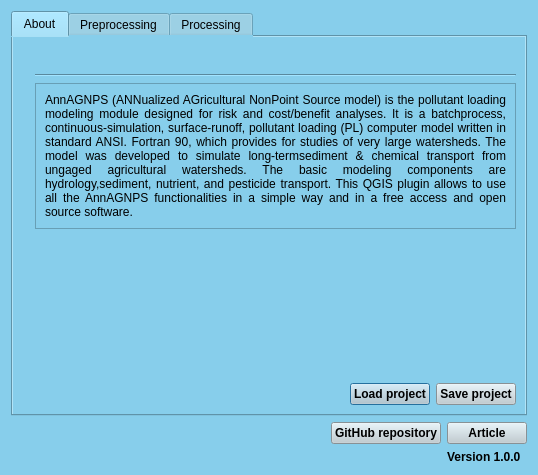
<?xml version="1.0" encoding="UTF-8"?>
<ui version="4.0">
 <class>EphemeralGullyDialogBase</class>
 <widget class="QDialog" name="EphemeralGullyDialogBase">
  <property name="geometry">
   <rect>
    <x>0</x>
    <y>0</y>
    <width>538</width>
    <height>475</height>
   </rect>
  </property>
  <property name="windowTitle">
   <string>QAnnAGNPS Simulation</string>
  </property>
  <property name="styleSheet">
   <string notr="true">/* Background color for main window*/
background-color: #87CEEB


</string>
  </property>
  <layout class="QGridLayout" name="gridLayout_2">
   <item row="1" column="4">
    <widget class="QLabel" name="label_15">
     <property name="text">
      <string/>
     </property>
    </widget>
   </item>
   <item row="1" column="0" rowspan="2">
    <widget class="QLabel" name="upna_label">
     <property name="text">
      <string/>
     </property>
    </widget>
   </item>
   <item row="1" column="3">
    <widget class="QLabel" name="label_99">
     <property name="text">
      <string/>
     </property>
    </widget>
   </item>
   <item row="2" column="8">
    <widget class="QLabel" name="label_6">
     <property name="font">
      <font>
       <weight>75</weight>
       <bold>true</bold>
      </font>
     </property>
     <property name="text">
      <string>Version 1.0.0</string>
     </property>
    </widget>
   </item>
   <item row="1" column="1" rowspan="2">
    <widget class="QLabel" name="usda_label">
     <property name="text">
      <string/>
     </property>
    </widget>
   </item>
   <item row="1" column="5">
    <widget class="QLabel" name="label_11">
     <property name="text">
      <string/>
     </property>
    </widget>
   </item>
   <item row="0" column="0" colspan="9">
    <widget class="QTabWidget" name="tabWidget">
     <property name="currentIndex">
      <number>0</number>
     </property>
     <widget class="QWidget" name="tab">
      <attribute name="title">
       <string>About</string>
      </attribute>
      <layout class="QGridLayout" name="gridLayout_12">
       <item row="0" column="0">
        <layout class="QVBoxLayout" name="verticalLayout_6">
         <item>
          <layout class="QVBoxLayout" name="verticalLayout_2">
           <item>
            <layout class="QHBoxLayout" name="horizontalLayout_2">
             <item>
              <layout class="QHBoxLayout" name="horizontalLayout_16">
               <item>
                <widget class="QLabel" name="plugin_label">
                 <property name="text">
                  <string/>
                 </property>
                </widget>
               </item>
              </layout>
             </item>
             <item>
              <layout class="QVBoxLayout" name="verticalLayout">
               <item>
                <widget class="QLabel" name="label_7">
                 <property name="font">
                  <font>
                   <pointsize>14</pointsize>
                   <weight>75</weight>
                   <bold>true</bold>
                  </font>
                 </property>
                 <property name="text">
                  <string/>
                 </property>
                 <property name="alignment">
                  <set>Qt::AlignCenter</set>
                 </property>
                </widget>
               </item>
               <item>
                <widget class="Line" name="line_4">
                 <property name="orientation">
                  <enum>Qt::Horizontal</enum>
                 </property>
                </widget>
               </item>
               <item>
                <widget class="QFrame" name="frame_3">
                 <property name="styleSheet">
                  <string notr="true"/>
                 </property>
                 <property name="frameShape">
                  <enum>QFrame::StyledPanel</enum>
                 </property>
                 <property name="frameShadow">
                  <enum>QFrame::Raised</enum>
                 </property>
                 <layout class="QGridLayout" name="gridLayout_5">
                  <item row="0" column="0">
                   <widget class="QLabel" name="label_10">
                    <property name="text">
                     <string>AnnAGNPS (ANNualized AGricultural NonPoint Source model) is the pollutant loading modeling module designed for risk and cost/benefit analyses. It is a batchprocess, continuous-simulation, surface-runoff, pollutant loading (PL) computer model written in standard ANSI. Fortran 90, which provides for studies of very large watersheds. The model was developed to simulate long-termsediment &amp; chemical transport from ungaged agricultural watersheds. The basic modeling components are hydrology,sediment, nutrient, and pesticide transport. This QGIS plugin allows to use all the AnnAGNPS functionalities in a simple way and in a free access and open source software.</string>
                    </property>
                    <property name="alignment">
                     <set>Qt::AlignJustify|Qt::AlignVCenter</set>
                    </property>
                    <property name="wordWrap">
                     <bool>true</bool>
                    </property>
                   </widget>
                  </item>
                 </layout>
                </widget>
               </item>
              </layout>
             </item>
            </layout>
           </item>
           <item>
            <layout class="QHBoxLayout" name="horizontalLayout_17">
             <item>
              <widget class="QFrame" name="frame_4">
               <property name="frameShape">
                <enum>QFrame::NoFrame</enum>
               </property>
               <property name="frameShadow">
                <enum>QFrame::Raised</enum>
               </property>
               <layout class="QGridLayout" name="gridLayout_6"/>
              </widget>
             </item>
            </layout>
           </item>
          </layout>
         </item>
         <item>
          <layout class="QHBoxLayout" name="horizontalLayout_18">
           <item>
            <spacer name="horizontalSpacer_2">
             <property name="orientation">
              <enum>Qt::Horizontal</enum>
             </property>
             <property name="sizeHint" stdset="0">
              <size>
               <width>40</width>
               <height>20</height>
              </size>
             </property>
            </spacer>
           </item>
           <item>
            <widget class="QPushButton" name="pb_load">
             <property name="font">
              <font>
               <weight>75</weight>
               <bold>true</bold>
              </font>
             </property>
             <property name="styleSheet">
              <string notr="true">QPushButton {
    background-color: #becbd1;
    color: black;
}

QPushButton:hover {
    color: white;
}</string>
             </property>
             <property name="text">
              <string>Load project</string>
             </property>
            </widget>
           </item>
           <item>
            <widget class="QPushButton" name="pb_save">
             <property name="font">
              <font>
               <weight>75</weight>
               <bold>true</bold>
              </font>
             </property>
             <property name="styleSheet">
              <string notr="true">QPushButton {
    background-color: #becbd1;
    color: black;
}

QPushButton:hover {
    color: white;
}</string>
             </property>
             <property name="text">
              <string>Save project</string>
             </property>
            </widget>
           </item>
          </layout>
         </item>
        </layout>
       </item>
      </layout>
     </widget>
     <widget class="QWidget" name="tab_2">
      <attribute name="title">
       <string>Preprocessing</string>
      </attribute>
      <layout class="QGridLayout" name="gridLayout_10">
       <item row="0" column="0">
        <widget class="QScrollArea" name="scrollArea_2">
         <property name="frameShape">
          <enum>QFrame::NoFrame</enum>
         </property>
         <property name="widgetResizable">
          <bool>true</bool>
         </property>
         <widget class="QWidget" name="scrollAreaWidgetContents_2">
          <property name="geometry">
           <rect>
            <x>0</x>
            <y>0</y>
            <width>479</width>
            <height>538</height>
           </rect>
          </property>
          <layout class="QGridLayout" name="gridLayout">
           <item row="0" column="0">
            <widget class="QFrame" name="frame_10">
             <property name="minimumSize">
              <size>
               <width>305</width>
               <height>520</height>
              </size>
             </property>
             <property name="frameShape">
              <enum>QFrame::StyledPanel</enum>
             </property>
             <property name="frameShadow">
              <enum>QFrame::Raised</enum>
             </property>
             <widget class="QWidget" name="layoutWidget">
              <property name="geometry">
               <rect>
                <x>11</x>
                <y>11</y>
                <width>261</width>
                <height>508</height>
               </rect>
              </property>
              <layout class="QVBoxLayout" name="verticalLayout_10">
               <item>
                <layout class="QVBoxLayout" name="verticalLayout_7">
                 <item>
                  <widget class="QLabel" name="label_16">
                   <property name="font">
                    <font>
                     <pointsize>12</pointsize>
                     <weight>75</weight>
                     <bold>true</bold>
                    </font>
                   </property>
                   <property name="text">
                    <string>Input Rasters</string>
                   </property>
                  </widget>
                 </item>
                 <item>
                  <widget class="Line" name="line_2">
                   <property name="styleSheet">
                    <string notr="true"/>
                   </property>
                   <property name="orientation">
                    <enum>Qt::Horizontal</enum>
                   </property>
                  </widget>
                 </item>
                 <item>
                  <layout class="QVBoxLayout" name="verticalLayout_4">
                   <item>
                    <layout class="QHBoxLayout" name="horizontalLayout_3">
                     <item>
                      <widget class="QLabel" name="label">
                       <property name="font">
                        <font>
                         <family>MS Shell Dlg 2</family>
                         <pointsize>8</pointsize>
                         <weight>75</weight>
                         <bold>true</bold>
                        </font>
                       </property>
                       <property name="text">
                        <string>DEM raster                         </string>
                       </property>
                      </widget>
                     </item>
                     <item>
                      <widget class="QComboBox" name="comboBox">
                       <property name="minimumSize">
                        <size>
                         <width>110</width>
                         <height>0</height>
                        </size>
                       </property>
                       <property name="maximumSize">
                        <size>
                         <width>110</width>
                         <height>16777215</height>
                        </size>
                       </property>
                       <property name="styleSheet">
                        <string notr="true">background-color: #becbd1;</string>
                       </property>
                      </widget>
                     </item>
                    </layout>
                   </item>
                   <item>
                    <layout class="QHBoxLayout" name="horizontalLayout_8">
                     <item>
                      <widget class="QLabel" name="label_13">
                       <property name="font">
                        <font>
                         <weight>75</weight>
                         <bold>true</bold>
                        </font>
                       </property>
                       <property name="text">
                        <string>Buffer                                  </string>
                       </property>
                      </widget>
                     </item>
                     <item>
                      <widget class="QComboBox" name="comboBox_2">
                       <property name="minimumSize">
                        <size>
                         <width>110</width>
                         <height>0</height>
                        </size>
                       </property>
                       <property name="maximumSize">
                        <size>
                         <width>110</width>
                         <height>16777215</height>
                        </size>
                       </property>
                       <property name="styleSheet">
                        <string notr="true">background-color: #becbd1;</string>
                       </property>
                      </widget>
                     </item>
                    </layout>
                   </item>
                   <item>
                    <layout class="QHBoxLayout" name="horizontalLayout_9">
                     <item>
                      <widget class="QLabel" name="label_14">
                       <property name="font">
                        <font>
                         <weight>75</weight>
                         <bold>true</bold>
                        </font>
                       </property>
                       <property name="text">
                        <string>Vegetation                         </string>
                       </property>
                      </widget>
                     </item>
                     <item>
                      <widget class="QComboBox" name="comboBox_3">
                       <property name="minimumSize">
                        <size>
                         <width>110</width>
                         <height>0</height>
                        </size>
                       </property>
                       <property name="maximumSize">
                        <size>
                         <width>110</width>
                         <height>16777215</height>
                        </size>
                       </property>
                       <property name="styleSheet">
                        <string notr="true">background-color: #becbd1;</string>
                       </property>
                      </widget>
                     </item>
                    </layout>
                   </item>
                  </layout>
                 </item>
                </layout>
               </item>
               <item>
                <layout class="QVBoxLayout" name="verticalLayout_9">
                 <item>
                  <widget class="QLabel" name="label_29">
                   <property name="font">
                    <font>
                     <pointsize>12</pointsize>
                     <weight>75</weight>
                     <bold>true</bold>
                    </font>
                   </property>
                   <property name="text">
                    <string>Control files</string>
                   </property>
                  </widget>
                 </item>
                 <item>
                  <widget class="Line" name="line_5">
                   <property name="orientation">
                    <enum>Qt::Horizontal</enum>
                   </property>
                  </widget>
                 </item>
                 <item>
                  <layout class="QHBoxLayout" name="horizontalLayout_20">
                   <item>
                    <widget class="QLabel" name="label_42">
                     <property name="font">
                      <font>
                       <weight>75</weight>
                       <bold>true</bold>
                      </font>
                     </property>
                     <property name="text">
                      <string>Modify Control Files</string>
                     </property>
                    </widget>
                   </item>
                   <item>
                    <widget class="QPushButton" name="pbControl">
                     <property name="font">
                      <font>
                       <weight>75</weight>
                       <bold>true</bold>
                      </font>
                     </property>
                     <property name="styleSheet">
                      <string notr="true">QPushButton {
    background-color: #becbd1;
    color: black;
}

QPushButton:hover {
    color: white;
}</string>
                     </property>
                     <property name="text">
                      <string/>
                     </property>
                    </widget>
                   </item>
                   <item>
                    <spacer name="horizontalSpacer_8">
                     <property name="orientation">
                      <enum>Qt::Horizontal</enum>
                     </property>
                     <property name="sizeHint" stdset="0">
                      <size>
                       <width>40</width>
                       <height>20</height>
                      </size>
                     </property>
                    </spacer>
                   </item>
                  </layout>
                 </item>
                 <item>
                  <widget class="QCheckBox" name="checkBox_2">
                   <property name="font">
                    <font>
                     <weight>75</weight>
                     <bold>true</bold>
                    </font>
                   </property>
                   <property name="styleSheet">
                    <string notr="true">QCheckBox::hover{color:white}

QCheckBox::indicator:unchecked {
    background-color: white;
	border: 1px solid black
}
</string>
                   </property>
                   <property name="text">
                    <string>Add Outlet in canvas</string>
                   </property>
                  </widget>
                 </item>
                </layout>
               </item>
               <item>
                <layout class="QVBoxLayout" name="verticalLayout_8">
                 <item>
                  <widget class="QLabel" name="label_17">
                   <property name="font">
                    <font>
                     <pointsize>12</pointsize>
                     <weight>75</weight>
                     <bold>true</bold>
                    </font>
                   </property>
                   <property name="text">
                    <string>Soil type and management</string>
                   </property>
                  </widget>
                 </item>
                 <item>
                  <widget class="Line" name="line_3">
                   <property name="orientation">
                    <enum>Qt::Horizontal</enum>
                   </property>
                  </widget>
                 </item>
                 <item>
                  <layout class="QVBoxLayout" name="verticalLayout_3">
                   <item>
                    <layout class="QHBoxLayout" name="horizontalLayout_4">
                     <item>
                      <widget class="QLabel" name="label_2">
                       <property name="font">
                        <font>
                         <pointsize>8</pointsize>
                         <weight>75</weight>
                         <bold>true</bold>
                        </font>
                       </property>
                       <property name="text">
                        <string>Soil map                             </string>
                       </property>
                      </widget>
                     </item>
                     <item>
                      <widget class="QComboBox" name="cbSoil">
                       <property name="minimumSize">
                        <size>
                         <width>110</width>
                         <height>0</height>
                        </size>
                       </property>
                       <property name="maximumSize">
                        <size>
                         <width>110</width>
                         <height>16777215</height>
                        </size>
                       </property>
                       <property name="styleSheet">
                        <string notr="true">background-color: #becbd1;</string>
                       </property>
                      </widget>
                     </item>
                    </layout>
                   </item>
                   <item>
                    <layout class="QHBoxLayout" name="horizontalLayout_5">
                     <item>
                      <widget class="QLabel" name="label_4">
                       <property name="font">
                        <font>
                         <pointsize>8</pointsize>
                         <weight>75</weight>
                         <bold>true</bold>
                        </font>
                       </property>
                       <property name="text">
                        <string>Column of soil                   </string>
                       </property>
                      </widget>
                     </item>
                     <item>
                      <widget class="QComboBox" name="cbColumnSoil">
                       <property name="minimumSize">
                        <size>
                         <width>110</width>
                         <height>0</height>
                        </size>
                       </property>
                       <property name="maximumSize">
                        <size>
                         <width>110</width>
                         <height>16777215</height>
                        </size>
                       </property>
                       <property name="styleSheet">
                        <string notr="true">background-color: #becbd1;</string>
                       </property>
                      </widget>
                     </item>
                    </layout>
                   </item>
                   <item>
                    <layout class="QHBoxLayout" name="horizontalLayout_6">
                     <item>
                      <widget class="QLabel" name="label_3">
                       <property name="font">
                        <font>
                         <pointsize>8</pointsize>
                         <weight>75</weight>
                         <bold>true</bold>
                        </font>
                       </property>
                       <property name="text">
                        <string>Management map           </string>
                       </property>
                      </widget>
                     </item>
                     <item>
                      <widget class="QComboBox" name="cbMan">
                       <property name="minimumSize">
                        <size>
                         <width>110</width>
                         <height>0</height>
                        </size>
                       </property>
                       <property name="maximumSize">
                        <size>
                         <width>110</width>
                         <height>16777215</height>
                        </size>
                       </property>
                       <property name="styleSheet">
                        <string notr="true">background-color: #becbd1;</string>
                       </property>
                      </widget>
                     </item>
                    </layout>
                   </item>
                   <item>
                    <layout class="QHBoxLayout" name="horizontalLayout_7">
                     <item>
                      <widget class="QLabel" name="label_5">
                       <property name="font">
                        <font>
                         <pointsize>8</pointsize>
                         <weight>75</weight>
                         <bold>true</bold>
                        </font>
                       </property>
                       <property name="text">
                        <string>Column of management</string>
                       </property>
                      </widget>
                     </item>
                     <item>
                      <widget class="QComboBox" name="cbColumnMan">
                       <property name="minimumSize">
                        <size>
                         <width>110</width>
                         <height>0</height>
                        </size>
                       </property>
                       <property name="maximumSize">
                        <size>
                         <width>110</width>
                         <height>16777215</height>
                        </size>
                       </property>
                       <property name="styleSheet">
                        <string notr="true">background-color: #becbd1;</string>
                       </property>
                      </widget>
                     </item>
                    </layout>
                   </item>
                   <item>
                    <layout class="QHBoxLayout" name="horizontalLayout_10">
                     <item>
                      <widget class="QLabel" name="label_8">
                       <property name="font">
                        <font>
                         <weight>75</weight>
                         <bold>true</bold>
                        </font>
                       </property>
                       <property name="text">
                        <string>Unique soil type               </string>
                       </property>
                      </widget>
                     </item>
                     <item>
                      <widget class="QLineEdit" name="lineEdit">
                       <property name="minimumSize">
                        <size>
                         <width>110</width>
                         <height>0</height>
                        </size>
                       </property>
                       <property name="maximumSize">
                        <size>
                         <width>110</width>
                         <height>16777215</height>
                        </size>
                       </property>
                       <property name="styleSheet">
                        <string notr="true">background-color: white;</string>
                       </property>
                      </widget>
                     </item>
                    </layout>
                   </item>
                   <item>
                    <layout class="QHBoxLayout" name="horizontalLayout_11">
                     <item>
                      <widget class="QLabel" name="label_9">
                       <property name="font">
                        <font>
                         <weight>75</weight>
                         <bold>true</bold>
                        </font>
                       </property>
                       <property name="text">
                        <string>Unique landuse                </string>
                       </property>
                      </widget>
                     </item>
                     <item>
                      <widget class="QLineEdit" name="lineEdit_2">
                       <property name="minimumSize">
                        <size>
                         <width>110</width>
                         <height>0</height>
                        </size>
                       </property>
                       <property name="maximumSize">
                        <size>
                         <width>110</width>
                         <height>16777215</height>
                        </size>
                       </property>
                       <property name="styleSheet">
                        <string notr="true">background-color: white;</string>
                       </property>
                       <property name="text">
                        <string/>
                       </property>
                      </widget>
                     </item>
                    </layout>
                   </item>
                   <item>
                    <layout class="QVBoxLayout" name="verticalLayout_12">
                     <item>
                      <widget class="QLabel" name="label_30">
                       <property name="font">
                        <font>
                         <pointsize>12</pointsize>
                         <weight>75</weight>
                         <bold>true</bold>
                        </font>
                       </property>
                       <property name="text">
                        <string>Execution</string>
                       </property>
                      </widget>
                     </item>
                     <item>
                      <widget class="Line" name="line_6">
                       <property name="orientation">
                        <enum>Qt::Horizontal</enum>
                       </property>
                      </widget>
                     </item>
                     <item>
                      <widget class="QCheckBox" name="cbTop">
                       <property name="font">
                        <font>
                         <weight>75</weight>
                         <bold>true</bold>
                        </font>
                       </property>
                       <property name="styleSheet">
                        <string notr="true">QCheckBox::hover{color:white}

QCheckBox::indicator:unchecked {
    background-color: white;
	border: 1px solid black
}</string>
                       </property>
                       <property name="text">
                        <string>Execute TopAGNPS</string>
                       </property>
                      </widget>
                     </item>
                     <item>
                      <layout class="QHBoxLayout" name="horizontalLayout_15">
                       <item>
                        <spacer name="horizontalSpacer_5">
                         <property name="orientation">
                          <enum>Qt::Horizontal</enum>
                         </property>
                         <property name="sizeHint" stdset="0">
                          <size>
                           <width>40</width>
                           <height>20</height>
                          </size>
                         </property>
                        </spacer>
                       </item>
                       <item>
                        <widget class="QPushButton" name="pushButton_6">
                         <property name="styleSheet">
                          <string notr="true">background-color: #becbd1;</string>
                         </property>
                         <property name="text">
                          <string>OK</string>
                         </property>
                        </widget>
                       </item>
                       <item>
                        <widget class="QPushButton" name="pushButton_7">
                         <property name="styleSheet">
                          <string notr="true">background-color: #becbd1;</string>
                         </property>
                         <property name="text">
                          <string>Cancel</string>
                         </property>
                        </widget>
                       </item>
                      </layout>
                     </item>
                     <item>
                      <spacer name="verticalSpacer_6">
                       <property name="orientation">
                        <enum>Qt::Vertical</enum>
                       </property>
                       <property name="sizeHint" stdset="0">
                        <size>
                         <width>20</width>
                         <height>40</height>
                        </size>
                       </property>
                      </spacer>
                     </item>
                    </layout>
                   </item>
                  </layout>
                 </item>
                </layout>
               </item>
              </layout>
             </widget>
            </widget>
           </item>
           <item row="0" column="1">
            <widget class="QFrame" name="frame_5">
             <property name="frameShape">
              <enum>QFrame::StyledPanel</enum>
             </property>
             <property name="frameShadow">
              <enum>QFrame::Raised</enum>
             </property>
             <layout class="QGridLayout" name="gridLayout_9">
              <item row="3" column="1">
               <spacer name="verticalSpacer">
                <property name="orientation">
                 <enum>Qt::Vertical</enum>
                </property>
                <property name="sizeHint" stdset="0">
                 <size>
                  <width>20</width>
                  <height>40</height>
                 </size>
                </property>
               </spacer>
              </item>
              <item row="1" column="1">
               <widget class="Line" name="line_7">
                <property name="orientation">
                 <enum>Qt::Horizontal</enum>
                </property>
               </widget>
              </item>
              <item row="2" column="2">
               <spacer name="horizontalSpacer_3">
                <property name="orientation">
                 <enum>Qt::Horizontal</enum>
                </property>
                <property name="sizeHint" stdset="0">
                 <size>
                  <width>40</width>
                  <height>20</height>
                 </size>
                </property>
               </spacer>
              </item>
              <item row="0" column="1">
               <widget class="QLabel" name="label_31">
                <property name="font">
                 <font>
                  <weight>75</weight>
                  <bold>true</bold>
                 </font>
                </property>
                <property name="text">
                 <string>TopAGNPS input data</string>
                </property>
               </widget>
              </item>
              <item row="2" column="1">
               <widget class="QLabel" name="label_32">
                <property name="text">
                 <string>In this section the necessary data for the execution of TopAGNPS will be entered. First, add the raster layers to be processed by TopAGNPS. Then there is the option to modify the Control Files and to add the outlet of the basin in the QGIS canvas. Once the execution of TopAGNPS is finished, the soil type and soil management will be added. To do this, the layers that contain it will be chosen. In case these data do not vary spatially, a single value of the soil type and a single value of the soil management can be chosen. Finally there is the option to choose whether to run TopAGNPS or not. </string>
                </property>
                <property name="alignment">
                 <set>Qt::AlignJustify|Qt::AlignVCenter</set>
                </property>
                <property name="wordWrap">
                 <bool>true</bool>
                </property>
               </widget>
              </item>
             </layout>
            </widget>
           </item>
          </layout>
         </widget>
        </widget>
       </item>
      </layout>
     </widget>
     <widget class="QWidget" name="tab_3">
      <attribute name="title">
       <string>Processing</string>
      </attribute>
      <layout class="QGridLayout" name="gridLayout_7">
       <item row="0" column="0">
        <widget class="QScrollArea" name="scrollArea">
         <property name="frameShape">
          <enum>QFrame::NoFrame</enum>
         </property>
         <property name="widgetResizable">
          <bool>true</bool>
         </property>
         <widget class="QWidget" name="scrollAreaWidgetContents">
          <property name="geometry">
           <rect>
            <x>0</x>
            <y>0</y>
            <width>496</width>
            <height>365</height>
           </rect>
          </property>
          <layout class="QGridLayout" name="gridLayout_3">
           <item row="0" column="0">
            <widget class="QFrame" name="frame_6">
             <property name="minimumSize">
              <size>
               <width>305</width>
               <height>0</height>
              </size>
             </property>
             <property name="frameShape">
              <enum>QFrame::StyledPanel</enum>
             </property>
             <property name="frameShadow">
              <enum>QFrame::Raised</enum>
             </property>
             <layout class="QGridLayout" name="gridLayout_8">
              <item row="0" column="0">
               <layout class="QVBoxLayout" name="verticalLayout_14">
                <item>
                 <layout class="QVBoxLayout" name="verticalLayout_5">
                  <item>
                   <widget class="QLabel" name="label_36">
                    <property name="font">
                     <font>
                      <pointsize>12</pointsize>
                      <weight>75</weight>
                      <bold>true</bold>
                     </font>
                    </property>
                    <property name="text">
                     <string>Input Files</string>
                    </property>
                   </widget>
                  </item>
                  <item>
                   <widget class="Line" name="line_11">
                    <property name="orientation">
                     <enum>Qt::Horizontal</enum>
                    </property>
                   </widget>
                  </item>
                  <item>
                   <layout class="QHBoxLayout" name="horizontalLayout_12">
                    <item>
                     <widget class="QLabel" name="label_18">
                      <property name="font">
                       <font>
                        <weight>75</weight>
                        <bold>true</bold>
                       </font>
                      </property>
                      <property name="text">
                       <string>Set AnnAGNPS Input Files</string>
                      </property>
                     </widget>
                    </item>
                    <item>
                     <widget class="QPushButton" name="pb_ann">
                      <property name="styleSheet">
                       <string notr="true">QPushButton {
    background-color: #becbd1;
    color: black;
}

QPushButton:hover {
    color: white;
}</string>
                      </property>
                      <property name="text">
                       <string/>
                      </property>
                     </widget>
                    </item>
                    <item>
                     <spacer name="horizontalSpacer_4">
                      <property name="orientation">
                       <enum>Qt::Horizontal</enum>
                      </property>
                      <property name="sizeHint" stdset="0">
                       <size>
                        <width>40</width>
                        <height>20</height>
                       </size>
                      </property>
                     </spacer>
                    </item>
                   </layout>
                  </item>
                 </layout>
                </item>
                <item>
                 <layout class="QVBoxLayout" name="verticalLayout_11">
                  <item>
                   <widget class="QLabel" name="label_37">
                    <property name="font">
                     <font>
                      <pointsize>12</pointsize>
                      <weight>75</weight>
                      <bold>true</bold>
                     </font>
                    </property>
                    <property name="text">
                     <string>Execution</string>
                    </property>
                   </widget>
                  </item>
                  <item>
                   <widget class="Line" name="line_12">
                    <property name="orientation">
                     <enum>Qt::Horizontal</enum>
                    </property>
                   </widget>
                  </item>
                  <item>
                   <widget class="QCheckBox" name="cbAnn">
                    <property name="font">
                     <font>
                      <weight>75</weight>
                      <bold>true</bold>
                     </font>
                    </property>
                    <property name="styleSheet">
                     <string notr="true">QCheckBox::hover{color:white}

QCheckBox::indicator:unchecked {
    background-color: white;
	border: 1px solid black
}</string>
                    </property>
                    <property name="text">
                     <string>Execute AnnAGNPS</string>
                    </property>
                   </widget>
                  </item>
                  <item>
                   <layout class="QHBoxLayout" name="horizontalLayout_14">
                    <item>
                     <spacer name="horizontalSpacer">
                      <property name="orientation">
                       <enum>Qt::Horizontal</enum>
                      </property>
                      <property name="sizeHint" stdset="0">
                       <size>
                        <width>40</width>
                        <height>20</height>
                       </size>
                      </property>
                     </spacer>
                    </item>
                    <item>
                     <widget class="QPushButton" name="pushButton_4">
                      <property name="styleSheet">
                       <string notr="true">background-color: #becbd1;</string>
                      </property>
                      <property name="text">
                       <string>OK</string>
                      </property>
                     </widget>
                    </item>
                    <item>
                     <widget class="QPushButton" name="pushButton_5">
                      <property name="styleSheet">
                       <string notr="true">background-color: #becbd1;</string>
                      </property>
                      <property name="text">
                       <string>Cancel</string>
                      </property>
                     </widget>
                    </item>
                   </layout>
                  </item>
                 </layout>
                </item>
                <item>
                 <spacer name="verticalSpacer_2">
                  <property name="orientation">
                   <enum>Qt::Vertical</enum>
                  </property>
                  <property name="sizeHint" stdset="0">
                   <size>
                    <width>20</width>
                    <height>40</height>
                   </size>
                  </property>
                 </spacer>
                </item>
               </layout>
              </item>
             </layout>
            </widget>
           </item>
           <item row="0" column="1">
            <widget class="QFrame" name="frame">
             <property name="frameShape">
              <enum>QFrame::StyledPanel</enum>
             </property>
             <property name="frameShadow">
              <enum>QFrame::Raised</enum>
             </property>
             <layout class="QGridLayout" name="gridLayout_14">
              <item row="1" column="0">
               <widget class="Line" name="line_9">
                <property name="orientation">
                 <enum>Qt::Horizontal</enum>
                </property>
               </widget>
              </item>
              <item row="2" column="0">
               <widget class="QLabel" name="label_34">
                <property name="text">
                 <string>In this section the input data required for the execution of AnnAGNPS will be selected. First there is the option to select the AnnAGNPS input data and then there is the option to choose whether to run AnnAGNPS or not. </string>
                </property>
                <property name="alignment">
                 <set>Qt::AlignJustify|Qt::AlignVCenter</set>
                </property>
                <property name="wordWrap">
                 <bool>true</bool>
                </property>
               </widget>
              </item>
              <item row="0" column="0">
               <widget class="QLabel" name="label_33">
                <property name="font">
                 <font>
                  <weight>75</weight>
                  <bold>true</bold>
                 </font>
                </property>
                <property name="text">
                 <string>AnnAGNPS input data</string>
                </property>
               </widget>
              </item>
              <item row="3" column="0">
               <spacer name="verticalSpacer_3">
                <property name="orientation">
                 <enum>Qt::Vertical</enum>
                </property>
                <property name="sizeHint" stdset="0">
                 <size>
                  <width>20</width>
                  <height>40</height>
                 </size>
                </property>
               </spacer>
              </item>
             </layout>
            </widget>
           </item>
          </layout>
         </widget>
        </widget>
       </item>
      </layout>
     </widget>
    </widget>
   </item>
   <item row="1" column="8">
    <widget class="QPushButton" name="article">
     <property name="font">
      <font>
       <weight>75</weight>
       <bold>true</bold>
      </font>
     </property>
     <property name="styleSheet">
      <string notr="true">QPushButton {
    background-color: #becbd1;
    color: black;
}

QPushButton:hover {
    color: white;
}</string>
     </property>
     <property name="text">
      <string>Article</string>
     </property>
    </widget>
   </item>
   <item row="1" column="7">
    <widget class="QPushButton" name="pg_github">
     <property name="font">
      <font>
       <weight>75</weight>
       <bold>true</bold>
      </font>
     </property>
     <property name="styleSheet">
      <string notr="true">QPushButton {
    background-color: #becbd1;
    color: black;
}

QPushButton:hover {
    color: white;
}</string>
     </property>
     <property name="text">
      <string>GitHub repository</string>
     </property>
    </widget>
   </item>
  </layout>
  <zorder>upna_label</zorder>
  <zorder>tabWidget</zorder>
  <zorder>label_6</zorder>
  <zorder>label_11</zorder>
  <zorder>label_15</zorder>
  <zorder>label_99</zorder>
  <zorder>usda_label</zorder>
  <zorder>article</zorder>
  <zorder>pg_github</zorder>
 </widget>
 <tabstops>
  <tabstop>pb_load</tabstop>
  <tabstop>pb_save</tabstop>
  <tabstop>comboBox</tabstop>
  <tabstop>comboBox_2</tabstop>
  <tabstop>comboBox_3</tabstop>
  <tabstop>pbControl</tabstop>
  <tabstop>checkBox_2</tabstop>
  <tabstop>cbSoil</tabstop>
  <tabstop>cbColumnSoil</tabstop>
  <tabstop>cbMan</tabstop>
  <tabstop>cbColumnMan</tabstop>
  <tabstop>lineEdit</tabstop>
  <tabstop>lineEdit_2</tabstop>
  <tabstop>cbTop</tabstop>
  <tabstop>pushButton_6</tabstop>
  <tabstop>pushButton_7</tabstop>
  <tabstop>pb_ann</tabstop>
  <tabstop>cbAnn</tabstop>
  <tabstop>pushButton_4</tabstop>
  <tabstop>pushButton_5</tabstop>
  <tabstop>tabWidget</tabstop>
  <tabstop>scrollArea_2</tabstop>
  <tabstop>scrollArea</tabstop>
 </tabstops>
 <resources/>
 <connections/>
</ui>
